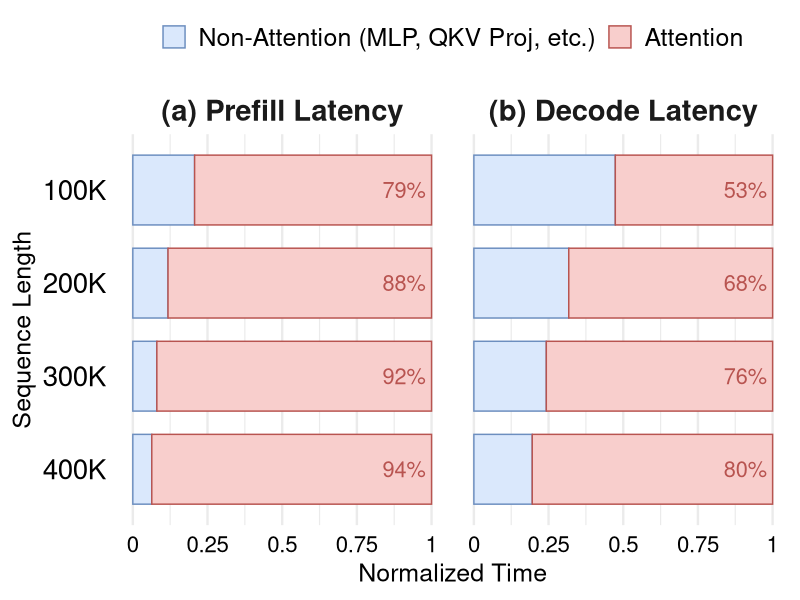

Reproduce this figure in R.
library(tidyverse)

data <- read_csv("data/breakdown_1.csv") %>%
  mutate(
    stage = fct_inorder(stage),
    tokens = fct_rev(fct_inorder(tokens)),
    component = fct_inorder(component)
  )

fig <- ggplot(data, aes(x = latency, y = tokens, fill = component, colour = component)) +
  geom_col(width = 0.75, position = position_stack(reverse = TRUE)) +
  geom_text(
    data = data %>% filter(component == "Attention"),
    aes(
      x = 0.98,
      y = tokens,
      label = scales::percent(latency, accuracy = 1)
    ),
    colour = "#B85450",
    size = 5.5,
    inherit.aes = FALSE,
    hjust = 1
  ) +
  facet_grid(. ~ stage) +
  scale_fill_manual(
    values = c("Non-Attention" = "#DAE8FC", "Attention" = "#F8CECC"),
    labels = c("Non-Attention" = "Non-Attention (MLP, QKV Proj, etc.)", "Attention" = "Attention"),
  ) +
  scale_colour_manual(
    values = c("Non-Attention" = "#6C8EBF", "Attention" = "#B85450"),
    labels = c("Non-Attention" = "Non-Attention (MLP, QKV Proj, etc.)", "Attention" = "Attention"),
  ) +
  scale_x_continuous(
    limits = c(0, 1),
    breaks = c(0, 0.25, 0.5, 0.75, 1),
    labels = c("0", "0.25", "0.5", "0.75", "1"),
  ) +
  labs(x = "Normalized Time", y = "Sequence Length") +
  theme_minimal(base_size = 18) +
  theme(
    strip.text = element_text(size = 21, face = "bold"),
    legend.position = "top",
    legend.title = element_blank(),
    legend.text = element_text(size = 18),
    axis.text.x = element_text(size = 16, colour = "black"),
    axis.text.y = element_text(size = 20, colour = "black"),
    panel.grid.major.y = element_blank(),
  )

ggsave("breakdown_1.pdf", fig, width = 7.4, height = 3.7, units = "in")
